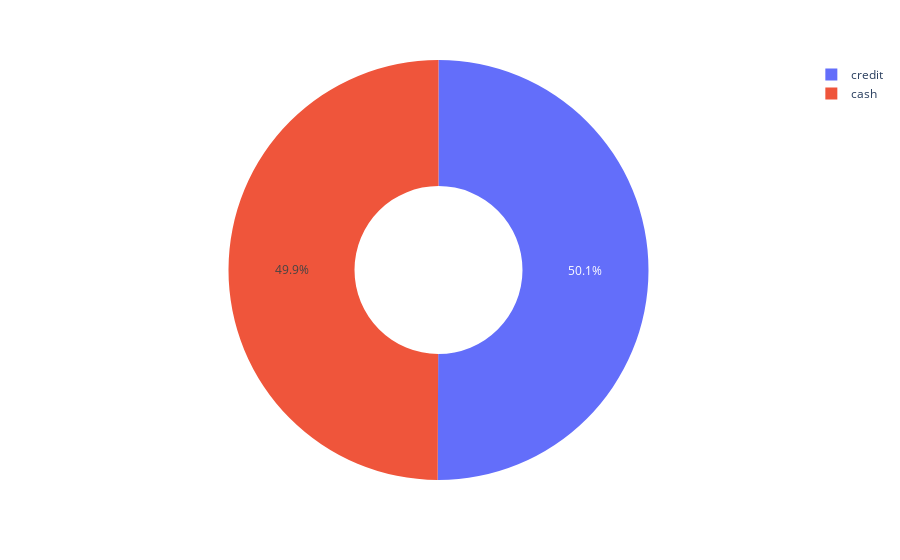

Notebook cell for this chart:
### Code cell
x = df["payment_method"].value_counts().to_frame().reset_index()
x.columns = ["payment_method", "count"]
x

px.pie(x, names='payment_method', values='count', hole=0.4)

### Figure 1 — Plotly figure (JSON) as saved in the notebook; plotly's stock layout.template omitted (floating-point values rounded to 4 significant figures)
{"data": [{"domain": {"x": [0, 1], "y": [0, 1]}, "hole": 0.4, "hovertemplate": "payment_method=%{label}<br>count=%{value}<extra></extra>", "labels": ["credit", "cash"], "legendgroup": "", "name": "", "showlegend": true, "type": "pie", "values": [372936, 372010]}], "layout": {"legend": {"tracegroupgap": 0}, "margin": {"t": 60}}}
